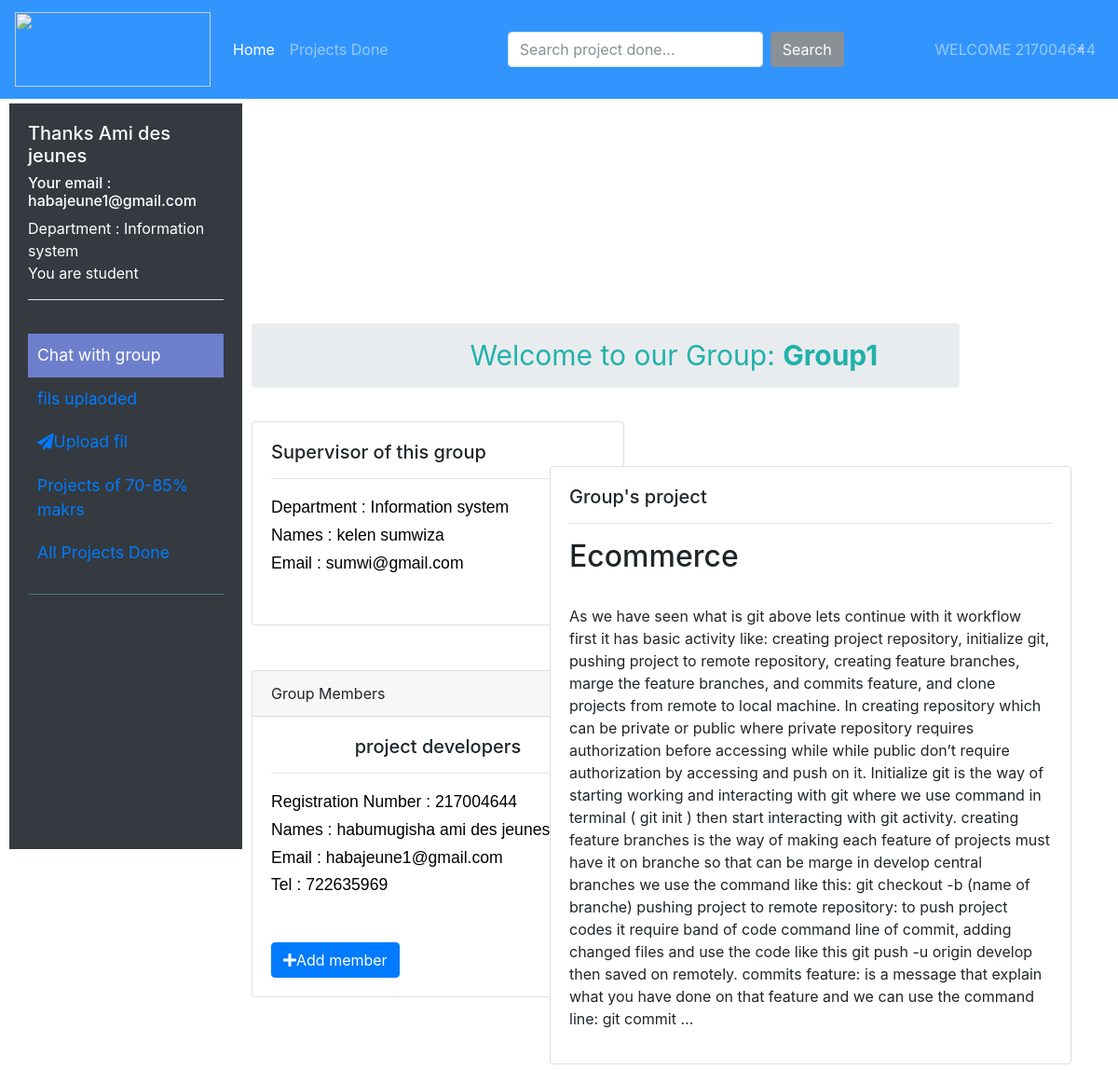
Screenshot of /group/1/ (signed in) with the database file from the repository.
### accounts/models.py (models this page shows)
class UserProfile(models.Model):
    user = models.OneToOneField(User, related_name='profile', on_delete=models.CASCADE)
    reg_number = models.IntegerField(help_text='If you are not student type 12345')
    phone_number = models.IntegerField()
    department_name = models.ForeignKey(Department, related_name='userprofile', on_delete=models.CASCADE)
    ROLE_CHOICES = (
        ("-", "---------"),
        ("HOD", "HOD"),
        ("supervisor", "supervisor"),
        ("dean", "dean"),
        ("cordinator", "cordinator"),
        ("principle", "principle"),
        ("lecturor", "lecturor"),
        ("student", "student"),
    )
    role = models.CharField(max_length=20, choices=ROLE_CHOICES)
    image = models.ImageField(upload_to='images_profiles', blank=True)
    User.profile = property(lambda u: UserProfile.objects.get_or_create(user=u)[0])

### depart/models.py (models this page shows, shortened)
class Department(models.Model):
    department_name = models.CharField(max_length=100)
    school = models.ForeignKey(School, related_name='department', on_delete=models.CASCADE)
    def __str__(self):
        return self.department_name

class Group(models.Model):
    department = models.ForeignKey(Department, related_name='group', on_delete = models.CASCADE)
    group_name = models.CharField(max_length=50)
    supervisor = models.ForeignKey(Supervisor, related_name='group', on_delete=models.CASCADE)
    group_email = models.EmailField(max_length=250)
    created_at = models.DateTimeField(auto_now_add=True)

class Supervisor(models.Model):
    department_id = models.ForeignKey(Department, related_name = 'supervisors', on_delete = models.CASCADE)
    supervisor_name = models.CharField(max_length=250, null=True)
    supervisor_email = models.EmailField(max_length=250)

class Member(models.Model):
    reg_number = models.IntegerField()
    group = models.ForeignKey(Group, related_name='member', on_delete = models.CASCADE)
    member_names = models.CharField(max_length=250)
    department_name = models.ForeignKey(Department, related_name='member', on_delete = models.CASCADE)
    member_phone_number = models.IntegerField()
    member_email = models.EmailField(max_length=250)

class Project(models.Model):
    group_id = models.ForeignKey(Group, related_name='project', on_delete = models.CASCADE)
    department = models.ForeignKey(Department, related_name='project', on_delete=models.CASCADE)
    project_title = models.CharField(max_length=500)
    project_description = models.TextField(max_length=10000)
    created_at = models.DateTimeField(auto_now_add=True)

### depart/views.py (the view)
# urls.py: path('group/<int:pk>/', views.singleGroup, name='single_group'),
def singleGroup(request, pk, *args, **kwargs):
    group = Group.objects.get(pk=pk)
    projects = Project.objects.filter(group_id=pk)
    supervisors = Supervisor.objects.filter(group=pk)
    members = Member.objects.filter(group=pk)
    member = Member.objects.get(pk=pk)
    progress = Progress.objects.all()
    if request.user.profile.role== 'student':
        if request.user.profile.reg_number == member.reg_number:
            pass
            print('next!')
        else:
            print('not allowed')
            return HttpResponse("<h1 style='color=red;'>kindly access only your group </h1>")
    else:
        pass
    context = {
        'projects': projects,
        'supervisors': supervisors,
        'group': group,
        'members': members,
        'progress': progress
    }
    return render(request, 'group.html', context=context)

### templates/group.html
{% extends 'base.html' %}
{% load widget_tweaks %}
{%block content%}
<nav class="bg-dark text-white" id="sidebar"
  style="width: 100px; margin-top: 5px; position: relative; height:fit-content; padding:20px; margin-bottom: 40px; margin-left: 10px;">
  <div class="bg-dark text-white">
    <h5>Thanks {{ user.first_name }}</h5>
    <h6> Your email : {{user.email}}</h6>
    <h8> Department : {{user.profile.department_name}}</h8><br>
    <h8> You are {{user.profile.role}}</h8>
  </div>
  <hr class="bg-white" />
  <ul class="list-unstyled components tabs" style="margin-bottom: 40px; text-decoration: none;">
  							<li class="active">
  							 <a href="#" class=" text-black">Chat with group</a>
  							</li>
  							<li>
  								<a href="{% url 'file_list' group.pk %}" class="text-black">fils uplaoded</a>
  							</li>
  							<li>
  							<a href="{% url 'upload_file' group.pk %}" class="text-black"><i class="fa fa-paper-plane" aria-hidden="true"></i>Upload fil</a>
  							</li>
  							<li>
  								<a href="#" class="text-black">Projects of 70-85% makrs</a>
  							</li>
  							<li>
                  <a class="nav-link" href="{% url 'project_in_store' %}"> All Projects Done</a>
  							</li>
  						</ul>
</nav>
<nav aria-label="breadcrumb" style="margin-left: 250px; margin-right: 150px; color: lightseagreen; padding: 20px; margin-top: -52%;">
  <ol class="breadcrumb">
    <li class="breadcrumb-item active " style="text-align: center; color: lightseagreen; margin-left: 30%; font-size: 30px;">Welcome to our Group: <b>{{group.group_name}}</b></li>
  </ol>
</nav>
<div class="card " style="width: 25rem; margin-left: 270px;">
  <div class="card-body">
    <h5 class="card-title">Supervisor of this group</h5><hr>
    <p class="card-text" style="color: black;">
      {% for supervisor in supervisors %}
      Department : {{supervisor.department_id}}<br>
      Names : {{supervisor.supervisor_name}}<br>
      Email : {{supervisor.supervisor_email}}<br><br>
      {% endfor %}
    </p>
  </div>
</div><br><br>
  <div class="card" style="width: 25rem; margin-left: 270px; margin-bottom: 30px;">
    <div class="card-header">
      Group Members
    </div>
    <div class="card-body">
      <h5 class="card-title text-center">project developers</h5><hr>
      <p class="card-text" style="color: black;">
      {% for member in members %}
      Registration Number : {{member.reg_number}}<br>
      Names : {{member.member_names}}<br>
      Email : {{member.member_email}}<br>
      Tel : {{member.member_phone_number}}<br><br>
      {% endfor %}</p>
      <a href="{% url 'add_membert' %}" class="btn btn-primary"><i class="fa fa-plus" aria-hidden="true"></i>Add member</a>
    </div>
  </div>
  <div class="card " style="width: 35rem; position: relative; float: right; margin-right: 50px; margin-top: -50%;">
    <div class="card-body">
      <h5 class="card-title">Group's project {{project_title}}</h5>
      <hr>
      <p class="card-text" style="color: black;">
        {% for project in projects %}
        <h2>{{project.project_title}}</h2><br>
        {{project.project_description|truncatewords:200}}<br>
        {% endfor %}
      </p>
    </div>
  </div><br><br>
    {% endblock %}

### templates/base.html (shortened to what this page needs)
{% load static %}
<!DOCTYPE html>
  <html>
    <head>
      <link rel="stylesheet" href="https://maxcdn.bootstrapcdn.com/bootstrap/4.0.0/css/bootstrap.min.css">
      <link rel="stylesheet" href="{% static 'css/bootstrap.min.css' %}">
      <link rel="stylesheet" href="{% static 'css/style.css' %}">
      <link rel="stylesheet" href="{% static 'javascript/script.js' %}">
      <link rel="stylesheet" href="https://maxcdn.bootstrapcdn.com/bootstrap/4.0.0/css/bootstrap.min.css" >
    </head>
    <body>
        <nav class="navbar navbar-expand-lg navbar-dark bg-primary text-light" style="opacity: 0.8; ">
            <a class="navbar-brand" href="{% url 'home' %}"><img src="{% static 'images/ur-logo.jpg' %}" width="210px", height="80px"  alt="" srcset=""></a>
            <div class="collapse navbar-collapse" id="navbarColor01">
              <ul class="navbar-nav mr-auto">
                <li class="nav-item active">
                  <a class="nav-link" href="{% url 'home' %}">Home <span class="sr-only">(current)</span></a>
                {% if user.is_authenticated %}
                <li class="nav-item">
                  <a class="nav-link" href="{% url 'project_in_store' %}">Projects Done</a>
                </li>
                {% endif %}
              </ul>
              <div class="collapse navbar-collapse mr-auto" id="mainMenu">
              <form class="form-inline my-2 my-lg-0" style="margin-right: auto; margin-left: 120px;">
                <input class="form-control mr-sm-2"  type="text" placeholder="Search project done...">
                <button class="btn btn-secondary my-2 my-sm-0" type="submit">Search</button>
              </form>
                {% if user.is_authenticated %}
                  <ul class="navbar-nav ml-auto">
                    <li class="nav-item dropdown">
              <a class="nav-link dropdown-toggle" href="#" id="userMenu" data-toggle="dropdown" aria-haspopup="true"
                aria-expanded="false">
                      WELCOME {{ user.username }}
                      </a>
                    </li>
                  </ul>
                {% else %}
                  <form class="form-inline ml-auto mr-12 ">
                    <a href="{% url 'login' %}" class="btn btn-outline-warning">Log in</a>
                  </form>
                {% endif %}
              </div>
            </div>
          </nav>
        {% block content %}
        {% endblock %}
    </body>
  </html>

### static/css/style.css (style rules this page uses)
#sidebar { min-width: 250px; max-width: 250px; min-height: 100vh; }
.dropdown-toggle::after { display: block; position: absolute; top: 50%; right: 20px; transform: translateY(-50%); }
body { font-family: 'Poppins', sans-serif; background: #fafafa; }
p { font-family: 'Poppins', sans-serif; font-size: 1.1em; font-weight: 300; line-height: 1.7em; color: #999; }
a, a:hover, a:focus { color: inherit; text-decoration: none; transition: all 0.3s; }
#sidebar { background: #7386D5; color: #fff; transition: all 0.3s; }
#sidebar ul.components { padding: 20px 0; border-bottom: 1px solid #47748b; }
#sidebar ul li a { padding: 10px; font-size: 1.1em; display: block; }
#sidebar ul li.active > a, a[aria-expanded="true"] { color: #fff; background: #6d7fcc; }
#sidebar { width: 250px; position: fixed; top: 0; left: 0; height: 100vh; z-index: 999; background: #7386D5; color: #fff; transition: all 0.3s; }

### rows the page displays
Group: group_name "Group1"
Supervisor: department_id "Information system", supervisor_name "kelen sumwiza", supervisor_email "sumwi@gmail.com"
Member: reg_number "217004644", member_names "habumugisha ami des jeunes", member_email "habajeune1@gmail.com", member_phone_number "722635969"
Project: project_title "Ecommerce", project_description "As we have seen what is git above lets continue with it workflow first it has basic activity like: creating project repository, initialize git, pushing project to remote repository, creating feature branches, marge the feature branches, and commits feature, and clone projects from remote to local machine. In creating repository which can be private or public where private repository requires authorization before accessing while while public don’t require authorization by accessing and push on it. Initialize git is the way of starting working and interacting with git where we use command in terminal ( git init ) then start interacting with git activity. creating feature branches is the way…"

### other values shown
{{ user.username }} "217004644"
{{ user.first_name }} "Ami des jeunes"
{{ user.email }} "habajeune1@gmail.com"
{{ user.profile.department_name }} "Information system"
{{ user.profile.role }} "student"
